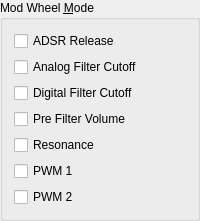
       <widget class="QGroupBox" name="modWheel_group">
        <property name="title">
         <string>Mod Wheel &amp;Mode</string>
        </property>
        <layout class="QGridLayout" name="gridLayout_14">
         <item row="6" column="0">
          <widget class="QCheckBox" name="modPwm2_chk">
           <property name="contextMenuPolicy">
            <enum>Qt::CustomContextMenu</enum>
           </property>
           <property name="text">
            <string>PWM 2</string>
           </property>
          </widget>
         </item>
         <item row="0" column="0">
          <widget class="QCheckBox" name="modAdsrRelease_chk">
           <property name="contextMenuPolicy">
            <enum>Qt::CustomContextMenu</enum>
           </property>
           <property name="text">
            <string>ADSR Release</string>
           </property>
          </widget>
         </item>
         <item row="5" column="0">
          <widget class="QCheckBox" name="modPwm1_chk">
           <property name="contextMenuPolicy">
            <enum>Qt::CustomContextMenu</enum>
           </property>
           <property name="text">
            <string>PWM 1</string>
           </property>
          </widget>
         </item>
         <item row="4" column="0">
          <widget class="QCheckBox" name="modResonance_chk">
           <property name="contextMenuPolicy">
            <enum>Qt::CustomContextMenu</enum>
           </property>
           <property name="text">
            <string>Resonance</string>
           </property>
          </widget>
         </item>
         <item row="1" column="0">
          <widget class="QCheckBox" name="modAnalogFilterCutoff_chk">
           <property name="contextMenuPolicy">
            <enum>Qt::CustomContextMenu</enum>
           </property>
           <property name="text">
            <string>Analog Filter Cutoff</string>
           </property>
          </widget>
         </item>
         <item row="3" column="0">
          <widget class="QCheckBox" name="modPreFilterVolume_chk">
           <property name="contextMenuPolicy">
            <enum>Qt::CustomContextMenu</enum>
           </property>
           <property name="text">
            <string>Pre Filter Volume</string>
           </property>
          </widget>
         </item>
         <item row="2" column="0">
          <widget class="QCheckBox" name="modDigitalFilterCutoff_chk">
           <property name="contextMenuPolicy">
            <enum>Qt::CustomContextMenu</enum>
           </property>
           <property name="text">
            <string>Digital Filter Cutoff</string>
           </property>
          </widget>
         </item>
        </layout>
       </widget>
